Frame 1 (no input): blank canvas, image omitted
Frame 60 (no input): blank canvas, image omitted
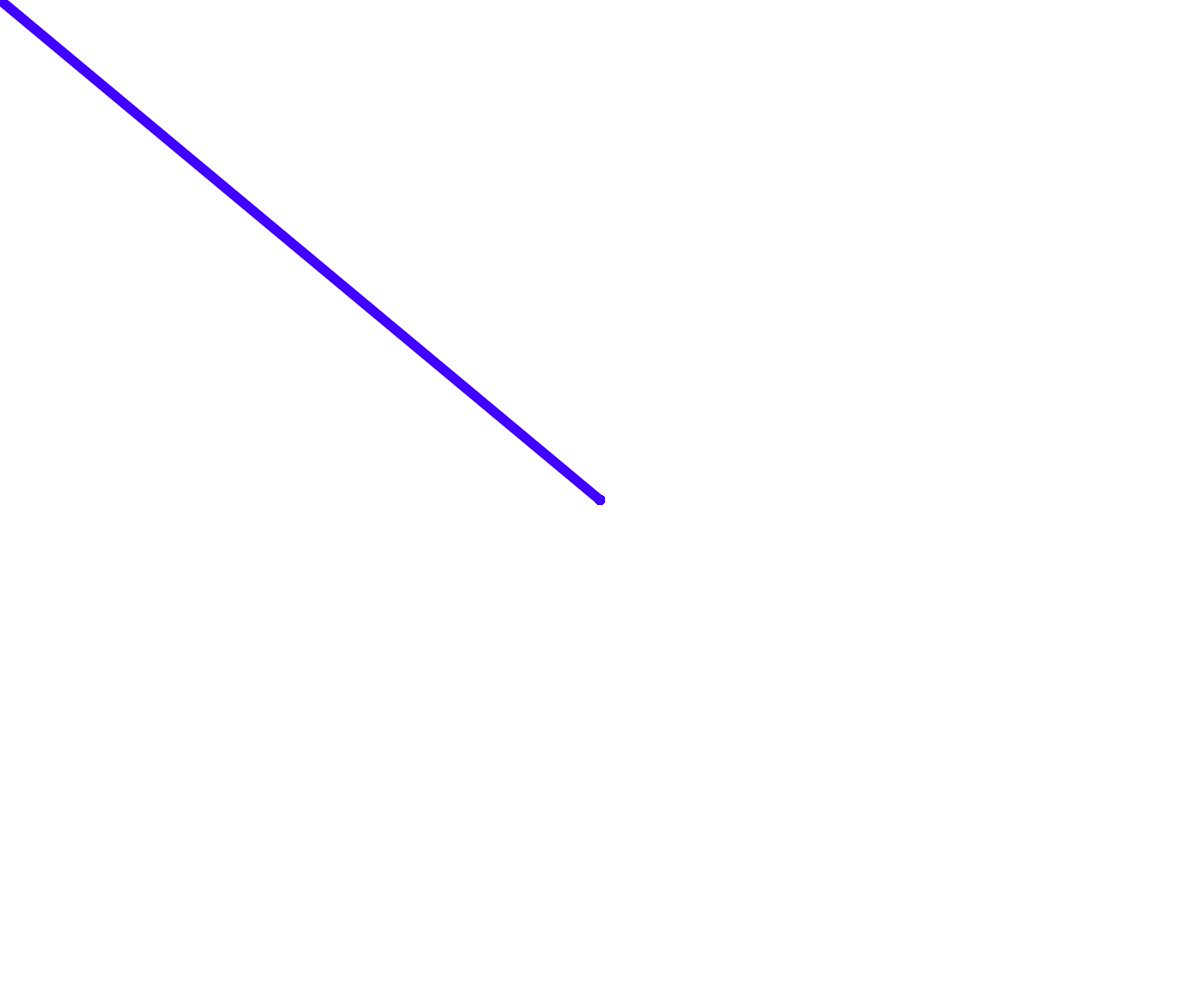
Frame 120 (the mouse pressed at the canvas centre since frame 60)

The p5.js sketch whose frames 1 and 60 were blank and that drew this single picture after the mouse press (run headless with seeded random() and noise() and a simulated clock; from frame 60 on, the mouse is pressed at the canvas centre):

// p5.js sketch
// ── sketch.js
let myFillColor = "black"
function setup() {
  createCanvas(windowWidth, windowHeight);
}

function draw() {
  background(220);
  circle(mouseX, mouseY, 50)
}

function draw() {
  if (mouseIsPressed == true)
  line (pmouseX, pmouseY, mouseX, mouseY)
  strokeWeight(10)
  if (mouseY > windowHeight / 2){
    stroke(255, 0, 102)
  } else {
    stroke(64, 0, 255)
}
}

// ── sketch copy.js

let fillcolor = "black"

function setup() {
  createCanvas(WindowWidth, WindowHeight);
}

function draw() {
  background(220);
  fill(fillcolor)
  circle(200, 200, 80)
}
